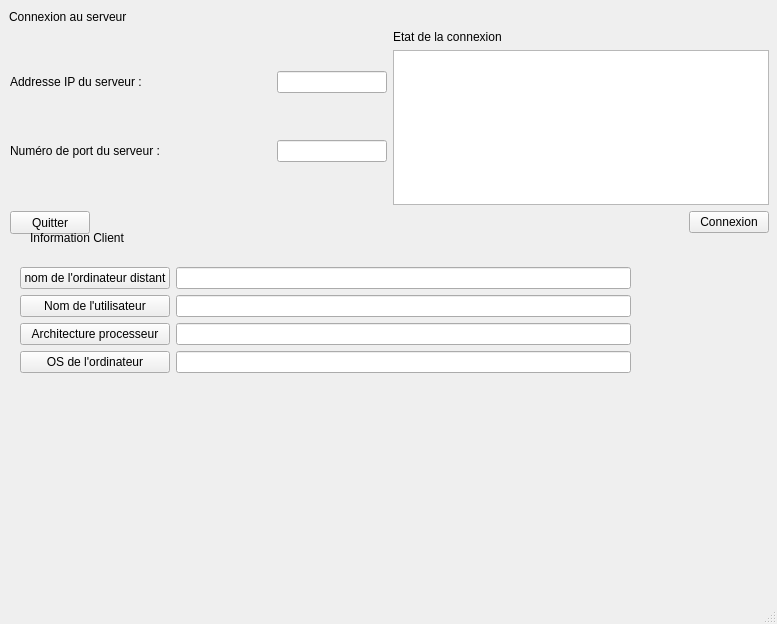
<?xml version="1.0" encoding="UTF-8"?>
<ui version="4.0">
 <class>AuditClientWidget</class>
 <widget class="QMainWindow" name="AuditClientWidget">
  <property name="geometry">
   <rect>
    <x>0</x>
    <y>0</y>
    <width>777</width>
    <height>624</height>
   </rect>
  </property>
  <property name="windowTitle">
   <string>AuditClientWidget</string>
  </property>
  <widget class="QWidget" name="centralwidget">
   <widget class="QLabel" name="label">
    <property name="geometry">
     <rect>
      <x>9</x>
      <y>9</y>
      <width>128</width>
      <height>16</height>
     </rect>
    </property>
    <property name="text">
     <string>Connexion au serveur</string>
    </property>
   </widget>
   <widget class="QWidget" name="verticalLayoutWidget_4">
    <property name="geometry">
     <rect>
      <x>10</x>
      <y>30</y>
      <width>759</width>
      <height>204</height>
     </rect>
    </property>
    <layout class="QVBoxLayout" name="verticalLayout_4">
     <item>
      <layout class="QHBoxLayout" name="horizontalLayout_3">
       <item>
        <layout class="QGridLayout" name="gridLayout">
         <item row="0" column="1">
          <spacer name="horizontalSpacer">
           <property name="orientation">
            <enum>Qt::Horizontal</enum>
           </property>
           <property name="sizeHint" stdset="0">
            <size>
             <width>40</width>
             <height>20</height>
            </size>
           </property>
          </spacer>
         </item>
         <item row="1" column="1">
          <spacer name="horizontalSpacer_3">
           <property name="orientation">
            <enum>Qt::Horizontal</enum>
           </property>
           <property name="sizeHint" stdset="0">
            <size>
             <width>40</width>
             <height>20</height>
            </size>
           </property>
          </spacer>
         </item>
         <item row="0" column="0">
          <widget class="QLabel" name="label_2">
           <property name="text">
            <string>Addresse IP du serveur :</string>
           </property>
          </widget>
         </item>
         <item row="1" column="2">
          <widget class="QLineEdit" name="lineEditPort"/>
         </item>
         <item row="0" column="2">
          <widget class="QLineEdit" name="lineEditAdresseIP"/>
         </item>
         <item row="1" column="0">
          <widget class="QLabel" name="label_3">
           <property name="text">
            <string>Numéro de port du serveur :</string>
           </property>
          </widget>
         </item>
        </layout>
       </item>
       <item>
        <layout class="QVBoxLayout" name="verticalLayout">
         <item>
          <widget class="QLabel" name="label_4">
           <property name="text">
            <string>Etat de la connexion</string>
           </property>
          </widget>
         </item>
         <item>
          <widget class="QTextEdit" name="textEditEtat"/>
         </item>
        </layout>
       </item>
      </layout>
     </item>
     <item>
      <layout class="QHBoxLayout" name="horizontalLayout">
       <item>
        <widget class="QPushButton" name="pushButtonQuitter">
         <property name="minimumSize">
          <size>
           <width>80</width>
           <height>23</height>
          </size>
         </property>
         <property name="maximumSize">
          <size>
           <width>80</width>
           <height>23</height>
          </size>
         </property>
         <property name="text">
          <string>Quitter</string>
         </property>
        </widget>
       </item>
       <item>
        <spacer name="horizontalSpacer_2">
         <property name="orientation">
          <enum>Qt::Horizontal</enum>
         </property>
         <property name="sizeType">
          <enum>QSizePolicy::MinimumExpanding</enum>
         </property>
         <property name="sizeHint" stdset="0">
          <size>
           <width>40</width>
           <height>20</height>
          </size>
         </property>
        </spacer>
       </item>
       <item>
        <widget class="QPushButton" name="pushButtonConnexion">
         <property name="text">
          <string>Connexion</string>
         </property>
        </widget>
       </item>
      </layout>
     </item>
    </layout>
   </widget>
   <widget class="QWidget" name="verticalLayoutWidget_5">
    <property name="geometry">
     <rect>
      <x>20</x>
      <y>260</y>
      <width>611</width>
      <height>121</height>
     </rect>
    </property>
    <layout class="QVBoxLayout" name="verticalLayout_5">
     <item>
      <layout class="QHBoxLayout" name="horizontalLayout_2">
       <item>
        <layout class="QVBoxLayout" name="verticalLayout_2">
         <item>
          <widget class="QPushButton" name="pushButtonOrdinateur">
           <property name="text">
            <string>nom de l'ordinateur distant</string>
           </property>
          </widget>
         </item>
         <item>
          <widget class="QPushButton" name="pushButtonUtilisateur">
           <property name="text">
            <string>Nom de l'utilisateur</string>
           </property>
          </widget>
         </item>
         <item>
          <widget class="QPushButton" name="pushButtonArchitecture">
           <property name="text">
            <string>Architecture processeur</string>
           </property>
          </widget>
         </item>
         <item>
          <widget class="QPushButton" name="pushButtonOS">
           <property name="text">
            <string>OS de l'ordinateur</string>
           </property>
          </widget>
         </item>
        </layout>
       </item>
       <item>
        <layout class="QVBoxLayout" name="verticalLayout_3">
         <item>
          <widget class="QLineEdit" name="lineEditOrdinateur"/>
         </item>
         <item>
          <widget class="QLineEdit" name="lineEditUtilisateur"/>
         </item>
         <item>
          <widget class="QLineEdit" name="lineEditArchitecture"/>
         </item>
         <item>
          <widget class="QLineEdit" name="lineEditOS"/>
         </item>
        </layout>
       </item>
      </layout>
     </item>
    </layout>
   </widget>
   <widget class="QLabel" name="label_5">
    <property name="geometry">
     <rect>
      <x>30</x>
      <y>230</y>
      <width>128</width>
      <height>16</height>
     </rect>
    </property>
    <property name="text">
     <string>Information Client</string>
    </property>
   </widget>
  </widget>
  <widget class="QMenuBar" name="menubar">
   <property name="geometry">
    <rect>
     <x>0</x>
     <y>0</y>
     <width>777</width>
     <height>20</height>
    </rect>
   </property>
  </widget>
  <widget class="QStatusBar" name="statusbar"/>
 </widget>
 <resources/>
 <connections/>
</ui>
